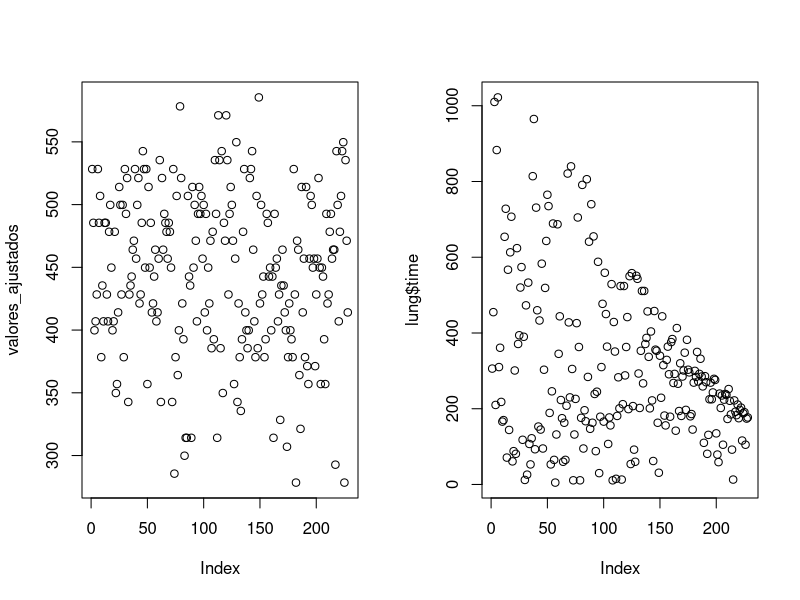
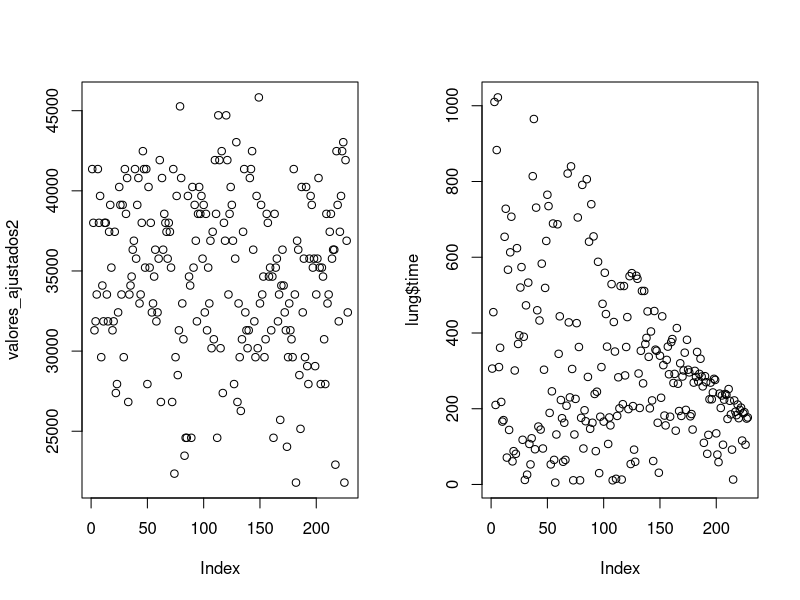
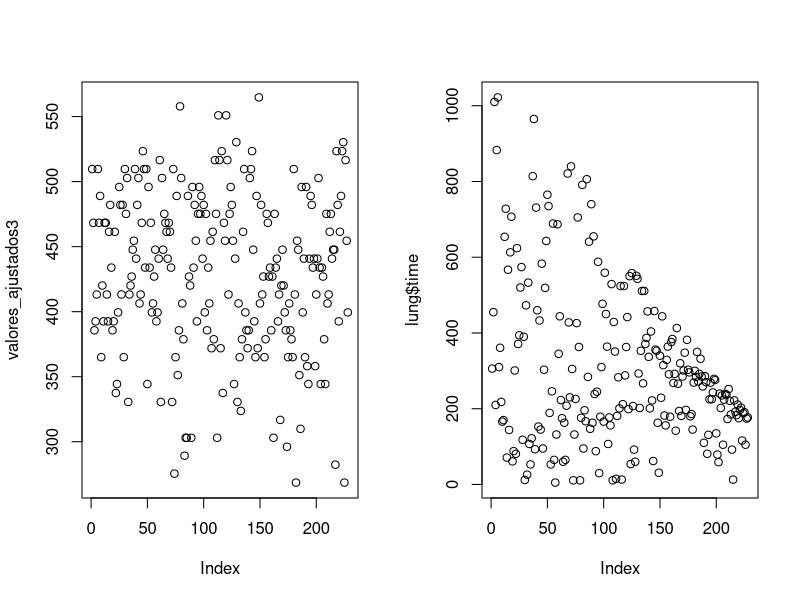

Write the R code that produced these figures, in order.
library(survival)
library(tidyverse)

#modelo de regressão
fit<-survreg(Surv(lung$time, lung$status) ~ lung$age, dist="exponential")
fit2<-survreg(Surv(lung$time, lung$status) ~ lung$age, dist="logistic")
fit3<-survreg(Surv(lung$time, lung$status) ~ lung$age, dist="weibull")

#tabela de coeficientes
knitr::kable(fit$coefficients)
knitr::kable(fit2$coefficients)
knitr::kable(fit3$coefficients)

#valores ajustados
coeficientes<-fit$coefficients
preditoras<- cbind(lung$age,rep(1,228))
valores_ajustados<-preditoras%*%coeficientes

coeficientes2<-fit2$coefficients
valores_ajustados2<-preditoras%*%coeficientes2

coeficientes3<-fit3$coefficients
valores_ajustados3<-preditoras%*%coeficientes3


#gráfico valores ajustados 
par(mfrow= c(1,2))
plot(valores_ajustados)
plot(lung$time)

par(mfrow= c(1,2))
plot(valores_ajustados2)
plot(lung$time)

par(mfrow= c(1,2))
plot(valores_ajustados3)
plot(lung$time)

